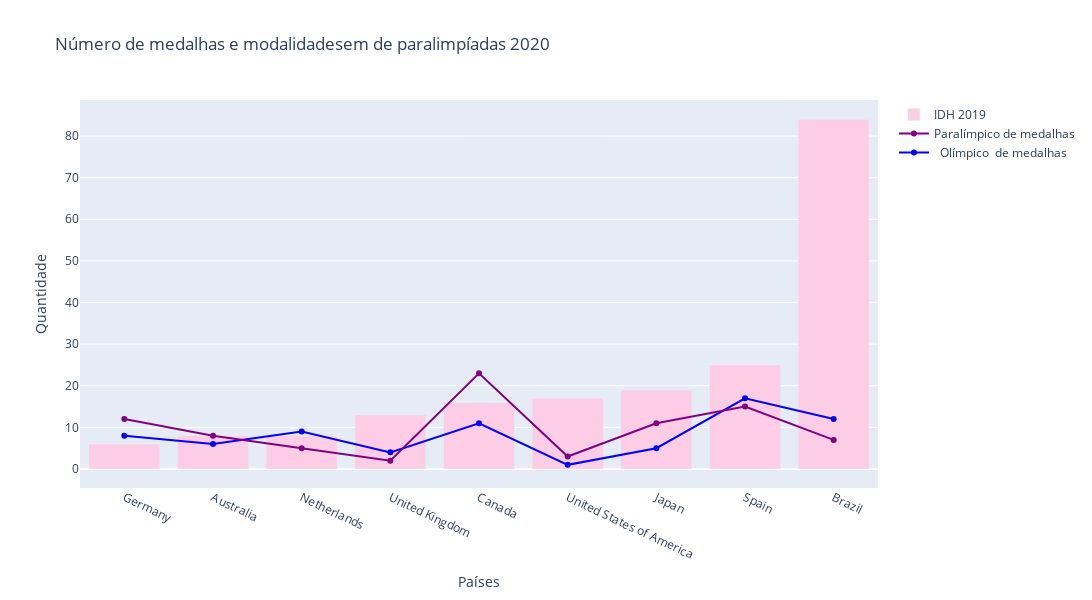

Notebook cell for this chart:
### Code cell
#Comparação entre o Ranking medalhas Tokyo,Ranking medalhas paralimpíadas, Ranking IDH global 2019
fig = go.Figure(layout=layout)
fig.add_trace(go.Scatter(x=df_idh['Países'], y=df_idh['Ranking medalhas Tokyo'],
                    mode='lines+markers',
                    name='  Olímpico  de medalhas', line = dict(color='blue', width=2)))
fig.add_trace(go.Scatter(x=df_idh['Países'], y=df_idh['Ranking medalhas paralimpíadas'],
                    mode='lines+markers',
                    name='Paralímpico de medalhas', line = dict(color='purple', width=2)))
fig.add_trace(go.Bar(x=df_idh['Países'], y=df_idh['Ranking IDH global 2019'], name='IDH 2019', marker_color=px.colors.qualitative.Set3[7]))                 

layout= go.Layout(title={
                    'text' : 'Ranking de total medalhas olímpica e paralímpica de Tokyo X Ranking IDH de 2019',
                    'x' : 0.5,
                    'xref' : 'paper',
                    'xanchor' : 'center'},
                   yaxis={'title':'Classificação no ranking'},
                   xaxis={'title': 'Países', 'tickangle' : 45},
                   legend_title="Ranking:",
                   height=600, width=900)
fig.update_layout(hovermode='x unified')
fig.show()

### Figure 1 — Plotly figure (JSON) as saved in the notebook; plotly's stock layout.template omitted (floating-point values rounded to 4 significant figures)
{"data": [{"line": {"color": "blue", "width": 2}, "mode": "lines+markers", "name": "  Olímpico  de medalhas", "type": "scatter", "x": ["Germany", "Australia", "Netherlands", "United Kingdom", "Canada", "United States of America", "Japan", "Spain", "Brazil"], "y": [8, 6, 9, 4, 11, 1, 5, 17, 12]}, {"line": {"color": "purple", "width": 2}, "mode": "lines+markers", "name": "Paralímpico de medalhas", "type": "scatter", "x": ["Germany", "Australia", "Netherlands", "United Kingdom", "Canada", "United States of America", "Japan", "Spain", "Brazil"], "y": [12, 8, 5, 2, 23, 3, 11, 15, 7]}, {"marker": {"color": "rgb(252,205,229)"}, "name": "IDH 2019", "type": "bar", "x": ["Germany", "Australia", "Netherlands", "United Kingdom", "Canada", "United States of America", "Japan", "Spain", "Brazil"], "y": [6, 8, 8, 13, 16, 17, 19, 25, 84]}], "layout": {"barmode": "stack", "height": 600, "hovermode": "x unified", "title": {"text": "Número de medalhas e modalidadesem de paralimpíadas 2020"}, "width": 1100, "xaxis": {"tickangle": 25, "title": {"text": "Países"}}, "yaxis": {"title": {"text": "Quantidade"}}}}
